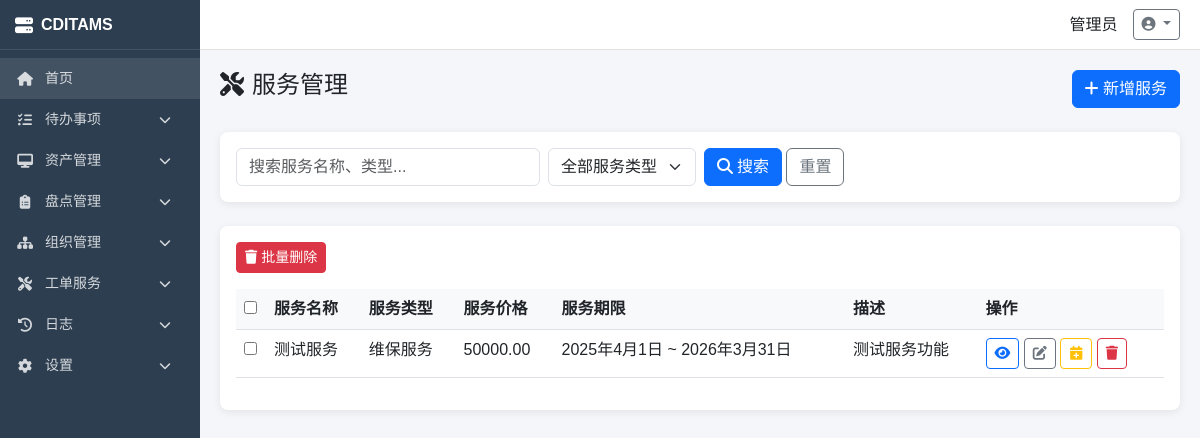
Screenshot of /assets/service-contracts/ (signed in) with the database file from the repository.
### apps/settings/models.py (models this page shows, shortened)
class SystemConfig(models.Model):
    TYPE_CHOICES = [
        ('string', '字符串'),
        ('int', '整数'),
        ('boolean', '布尔值'),
        ('json', 'JSON'),
        ('select', '下拉选择'),
    ]
    GROUP_CHOICES = [
        ('basic', '基础设置'),
        ('security', '安全设置'),
        ('asset', '资产设置'),
        ('model', '模型设置'),
    ]
    config_key = models.CharField(max_length=64, unique=True, verbose_name='配置键')
    config_value = models.TextField(blank=True, verbose_name='配置值')
    value_type = models.CharField(max_length=16, choices=TYPE_CHOICES, default='string', verbose_name='值类型')
    config_group = models.CharField(max_length=32, choices=GROUP_CHOICES, default='basic', verbose_name='配置分组')
    description = models.CharField(max_length=256, blank=True, verbose_name='说明')
    options = models.TextField(blank=True, verbose_name='选项(JSON)')
    is_system = models.BooleanField(default=False, verbose_name='系统级配置')
    sort = models.IntegerField(default=0, verbose_name='排序')
    created_at = models.DateTimeField(auto_now_add=True, verbose_name='创建时间')
    updated_at = models.DateTimeField(auto_now=True, verbose_name='更新时间')
    class Meta:
        db_table = 'system_configs'
        verbose_name = '系统配置'
        verbose_name_plural = '系统配置'
        ordering = ['config_group', 'sort', 'id']

### apps/accounts/models.py (models this page shows, shortened)
class User(AbstractUser):
    GENDER_CHOICES = [('male', '男'), ('female', '女')]
    emp_no = models.CharField(max_length=32, unique=True, verbose_name='工号')
    realname = models.CharField(max_length=64, verbose_name='姓名')
    gender = models.CharField(max_length=10, choices=GENDER_CHOICES, blank=True, verbose_name='性别')
    email = models.EmailField(blank=True, verbose_name='邮箱')
    phone = models.CharField(max_length=20, blank=True, verbose_name='电话')
    department = models.ForeignKey(Department, on_delete=models.SET_NULL, null=True, blank=True, related_name='users', verbose_name='所属部门')
    role = models.ForeignKey('Role', on_delete=models.SET_NULL, null=True, blank=True, related_name='users', verbose_name='所属角色')
    avatar = models.ImageField(upload_to='avatars/', blank=True, verbose_name='头像')
    is_active = models.BooleanField(default=True, verbose_name='是否启用')
    created_at = models.DateTimeField(auto_now_add=True, verbose_name='创建时间')
    updated_at = models.DateTimeField(auto_now=True, verbose_name='更新时间')
    class Meta:
        db_table = 'users'
        verbose_name = '用户'
        verbose_name_plural = '用户'
        ordering = ['emp_no']

### apps/assets/models.py (models this page shows, shortened)
class ServiceContract(models.Model):
    name = models.CharField(max_length=128, verbose_name='服务名称')
    service_type = models.CharField(max_length=64, blank=True, verbose_name='服务类型')
    price = models.DecimalField(max_digits=10, decimal_places=2, null=True, blank=True, verbose_name='服务价格')
    start_date = models.DateField(verbose_name='服务开始日期')
    end_date = models.DateField(verbose_name='服务结束日期')
    description = models.TextField(blank=True, verbose_name='描述')
    created_at = models.DateTimeField(auto_now_add=True, verbose_name='创建时间')
    updated_at = models.DateTimeField(auto_now=True, verbose_name='更新时间')
    class Meta:
        db_table = 'service_contracts'
        verbose_name = '服务合同'
        verbose_name_plural = '服务合同'
        ordering = ['-created_at']

### apps/assets/views.py (the view, shortened to what this page needs)
# urls.py: path('service-contracts/', views.service_contract_list, name='service_contract_list'),
@login_required
@permission_required('service_contract')
def service_contract_list(request):
    search = request.GET.get('search', '')
    service_type = request.GET.get('service_type', '')
    contracts = ServiceContract.objects.all().order_by('-created_at')
    if search:
        contracts = contracts.filter(
            Q(name__icontains=search) |
            Q(service_type__icontains=search) |
            Q(description__icontains=search)
        )
    if service_type:
        contracts = contracts.filter(service_type=service_type)
    page_size = int(request.GET.get('page_size', 20))
    if page_size not in [20, 50, 100, 200]:
        page_size = 20
    paginator = Paginator(contracts, page_size)
    page = request.GET.get('page', 1)
    contracts = paginator.get_page(page)
    current_page = contracts.number
    total_pages = paginator.num_pages
    page_range = []
    if total_pages <= 7:
        page_range = list(range(1, total_pages + 1))
    service_types = ['维保服务', '技术支持', '售后服务', '软件更新服务', '培训服务', '其他']
    return render(request, 'assets/service_contract_list.html', {
        'contracts': contracts,
        'service_types': service_types,
        'page_range': page_range,
        'page_size': page_size,
    })

### apps/accounts/context_processors.py (called while the page is built, shortened)
def user_permissions(request):
    if hasattr(request, 'user_permissions'):
        return {
            'user_permissions': request.user_permissions,
            'user_perm_set': set(request.user_permissions),
        }

### templates/assets/service_contract_list.html (shortened to what this page needs)
{% extends 'base.html' %}
{% block content %}
<div class="d-flex justify-content-between align-items-center mb-4">
    <h4><i class="fas fa-tools me-2"></i>服务管理</h4>
    <div>
        {% if 'service_contract_create' in user_perm_set %}
        <a href="{% url 'service_contract_create' %}" class="btn btn-primary"><i class="fas fa-plus"></i> 新增服务</a>
        {% endif %}
    </div>
</div>
<div class="card mb-4">
    <div class="card-body">
        <form method="get" class="row g-2 align-items-center">
            <div class="col-md-4">
                <input type="text" name="search" class="form-control" placeholder="搜索服务名称、类型..." value="{{ request.GET.search }}">
            </div>
            <div class="col-md-2">
                <select name="service_type" class="form-select">
                    <option value="">全部服务类型</option>
                </select>
            </div>
            <div class="col-auto">
                <button type="submit" class="btn btn-primary"><i class="fas fa-search me-1"></i>搜索</button>
                <a href="{% url 'service_contract_list' %}" class="btn btn-outline-secondary">重置</a>
            </div>
        </form>
    </div>
</div>
<div class="card">
    <div class="card-body">
        <form method="post" id="batchForm">
            <div class="mb-3 d-flex justify-content-between">
                <div>
                    {% if 'service_contract_delete' in user_perm_set %}
                    <button type="button" class="btn btn-sm btn-danger" onclick="batchDelete()"><i class="fas fa-trash"></i> 批量删除</button>
                    {% endif %}
                </div>
            </div>
            <div class="table-responsive contract-table-container">
                <table class="table table-hover">
                    <thead>
                        <tr>
                            {% if 'service_contract_delete' in user_perm_set %}
                            <th style="width:30px;"><input type="checkbox" id="selectAll" onclick="toggleSelectAll()"></th>
                            {% endif %}
                            <th>服务名称</th>
                            <th>服务类型</th>
                            <th>服务价格</th>
                            <th>服务期限</th>
                            <th>描述</th>
                            <th>操作</th>
                        </tr>
                    </thead>
                    <tbody>
                        {% for contract in contracts %}
                        <tr>
                            {% if 'service_contract_delete' in user_perm_set %}
                            <td><input type="checkbox" name="contract_ids" value="{{ contract.id }}"></td>
                            {% endif %}
                            <td>{{ contract.name }}</td>
                            <td>{{ contract.service_type|default:'-' }}</td>
                            <td>{{ contract.price|default:'-' }}</td>
                            <td>{{ contract.start_date }} ~ {{ contract.end_date }}</td>
                            <td>{{ contract.description|default:'-'|truncatechars:20 }}</td>
                            <td>
                                <a href="{% url 'service_contract_detail' contract.id %}" class="btn btn-sm btn-outline-primary" title="查看"><i class="fas fa-eye"></i></a>
                                {% if 'service_contract_edit' in user_perm_set %}
                                <a href="{% url 'service_contract_edit' contract.id %}" class="btn btn-sm btn-outline-secondary" title="编辑"><i class="fas fa-edit"></i></a>
                                {% endif %}
                                {% if 'service_contract_edit' in user_perm_set %}
                                <a href="{% url 'service_contract_renew' contract.id %}" class="btn btn-sm btn-outline-warning" title="续期"><i class="fas fa-calendar-plus"></i></a>
                                {% endif %}
                                {% if 'service_contract_delete' in user_perm_set %}
                                <button type="button" class="btn btn-sm btn-outline-danger" onclick="deleteContract({{ contract.id }})" title="删除"><i class="fas fa-trash"></i></button>
                                {% endif %}
                            </td>
                        </tr>
                        {% empty %}
                        <tr>
                            <td colspan="7" class="text-center text-muted">暂无数据</td>
                        </tr>
                        {% endfor %}
                    </tbody>
                </table>
            </div>
        </form>
    </div>
</div>
{% endblock %}

### templates/base.html (shortened to what this page needs)
<!DOCTYPE html>
<html lang="zh-CN">
<head>
    <link href="https://cdn.bootcdn.net/ajax/libs/bootstrap/5.3.0/css/bootstrap.min.css" rel="stylesheet">
    <link href="https://cdn.bootcdn.net/ajax/libs/font-awesome/6.4.0/css/all.min.css" rel="stylesheet">
</head>
<body>
    {% if user.is_authenticated %}
    <div class="sidebar" id="sidebar">
        <div class="logo">
            <i class="fas fa-server"></i>
            <span>{{ system_short_name|default:'CDITAMS' }}</span>
        </div>
        <nav class="mt-2">
            <a href="{% url 'dashboard' %}" class="nav-link {% if request.path == '/dashboard/' %}active{% endif %}" style="background: rgba(255,255,255,0.1);">
                <i class="fas fa-home"></i>
                <span>首页</span>
            </a>
            {% if user.is_superuser or 'todo_module' in user_perm_set %}
            <div class="nav-item">
                <a class="nav-link" href="javascript:void(0)" data-bs-toggle="collapse" data-bs-target="#todoMenu">
                    <i class="fas fa-tasks"></i>
                    <span>待办事项</span>
                    <i class="fas fa-chevron-down ms-auto"></i>
                </a>
            </div>
            {% endif %}
            {% if user.is_superuser or 'asset' in user_perm_set %}
            <div class="nav-item">
                <a class="nav-link" href="javascript:void(0)" data-bs-toggle="collapse" data-bs-target="#assetMenu">
                    <i class="fas fa-desktop"></i>
                    <span>资产管理</span>
                    <i class="fas fa-chevron-down ms-auto"></i>
                </a>
            </div>
            {% endif %}
            {% if user.is_superuser or 'inventory' in user_perm_set %}
            <div class="nav-item">
                <a class="nav-link" href="javascript:void(0)" data-bs-toggle="collapse" data-bs-target="#inventoryMenu">
                    <i class="fas fa-clipboard-list"></i>
                    <span>盘点管理</span>
                    <i class="fas fa-chevron-down ms-auto"></i>
                </a>
            </div>
            {% endif %}
            {% if user.is_superuser or 'organization' in user_perm_set %}
            <div class="nav-item">
                <a class="nav-link" href="javascript:void(0)" data-bs-toggle="collapse" data-bs-target="#orgMenu">
                    <i class="fas fa-sitemap"></i>
                    <span>组织管理</span>
                    <i class="fas fa-chevron-down ms-auto"></i>
                </a>
            </div>
            {% endif %}
            {% if user.is_superuser or 'workorder' in user_perm_set %}
            <div class="nav-item">
                <a class="nav-link" href="javascript:void(0)" data-bs-toggle="collapse" data-bs-target="#workOrderMenu">
                    <i class="fas fa-tools"></i>
                    <span>工单服务</span>
                    <i class="fas fa-chevron-down ms-auto"></i>
                </a>
            </div>
            {% endif %}
            {% if user.is_superuser or 'log' in user_perm_set %}
            <div class="nav-item">
                <a class="nav-link" href="javascript:void(0)" data-bs-toggle="collapse" data-bs-target="#logMenu">
                    <i class="fas fa-history"></i>
                    <span>日志</span>
                    <i class="fas fa-chevron-down ms-auto"></i>
                </a>
            </div>
            {% endif %}
            {% if user.is_superuser or 'settings' in user_perm_set %}
            <div class="nav-item">
                <a class="nav-link" href="javascript:void(0)" data-bs-toggle="collapse" data-bs-target="#settingMenu">
                    <i class="fas fa-cog"></i>
                    <span>设置</span>
                    <i class="fas fa-chevron-down ms-auto"></i>
                </a>
            </div>
            {% endif %}
        </nav>
    </div>
    <div class="main-content" id="mainContent">
        <header class="header">
            <div class="user-menu ms-auto">
                <span>{{ user.realname }}</span>
                <div class="dropdown">
                    <a class="btn btn-sm btn-outline-secondary dropdown-toggle" href="#" role="button" data-bs-toggle="dropdown">
                        <i class="fas fa-user-circle"></i>
                    </a>
                </div>
            </div>
        </header>
        <main class="content">
            {% block content %}{% endblock %}
        </main>
    </div>
    {% else %}
    <main class="content">
        {% block login_content %}{% endblock %}
    </main>
    {% endif %}
</body>
</html>

### templates/base.html (style rules this page uses)
:root { --sidebar-width: 200px; --header-height: 50px; }
body { font-family: "Microsoft YaHei", Arial, sans-serif; }
.sidebar { width: var(--sidebar-width); position: fixed; top: 0; left: 0; height: 100vh; background: #2c3e50; z-index: 1050; overflow-x: hidden; overflow-y: auto; transition: transform 0.3s ease; }
.sidebar .logo { height: var(--header-height); display: flex; align-items: center; padding: 0 15px; color: #fff; font-size: 16px; font-weight: bold; border-bottom: 1px solid rgba(255,255,255,0.1); white-space: nowrap; }
.sidebar .logo i { margin-right: 8px; font-size: 18px; }
.sidebar .nav-item { display: block; }
.sidebar .nav-link { color: rgba(255,255,255,0.8); padding: 10px 15px; display: flex; align-items: center; text-decoration: none; transition: all 0.2s; font-size: 14px; }
.sidebar .nav-link i { width: 20px; margin-right: 10px; text-align: center; font-size: 14px; }
.sidebar .nav-link .fa-chevron-down { transition: transform 0.3s; font-size: 12px; }
.sidebar .nav-link span { white-space: nowrap; }
.main-content { margin-left: var(--sidebar-width); min-height: 100vh; background: #f5f6fa; }
.header { height: var(--header-height); background: #fff; border-bottom: 1px solid #e0e0e0; display: flex; align-items: center; justify-content: space-between; padding: 0 20px; position: sticky; top: 0; z-index: 1000; }
.header .user-menu { display: flex; align-items: center; gap: 15px; }
.content { padding: 20px; }
.card { border: none; border-radius: 8px; box-shadow: 0 2px 8px rgba(0,0,0,0.08); }
.table th { font-weight: 600; background: #f8f9fa; }

### templates/assets/service_contract_list.html (style rules this page uses)
.content .contract-table-container { display: block !important; }

### rows the page displays
SystemConfig: config_value "CDITAMS"
User: realname "管理员"
ServiceContract: name "测试服务", service_type "维保服务", price "50000.00", start_date "2025年4月1日", end_date "2026年3月31日", description "测试服务功能"
